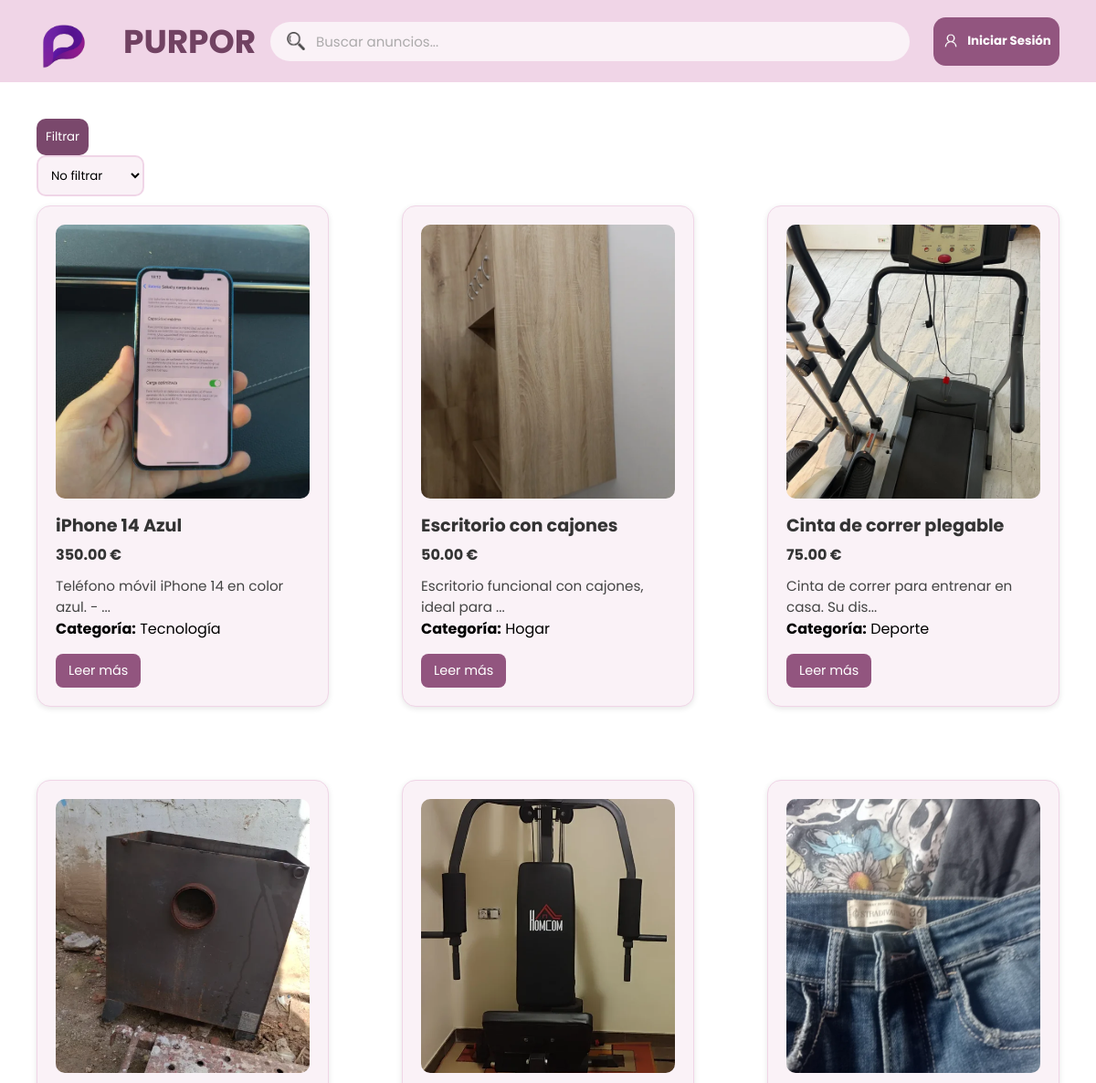
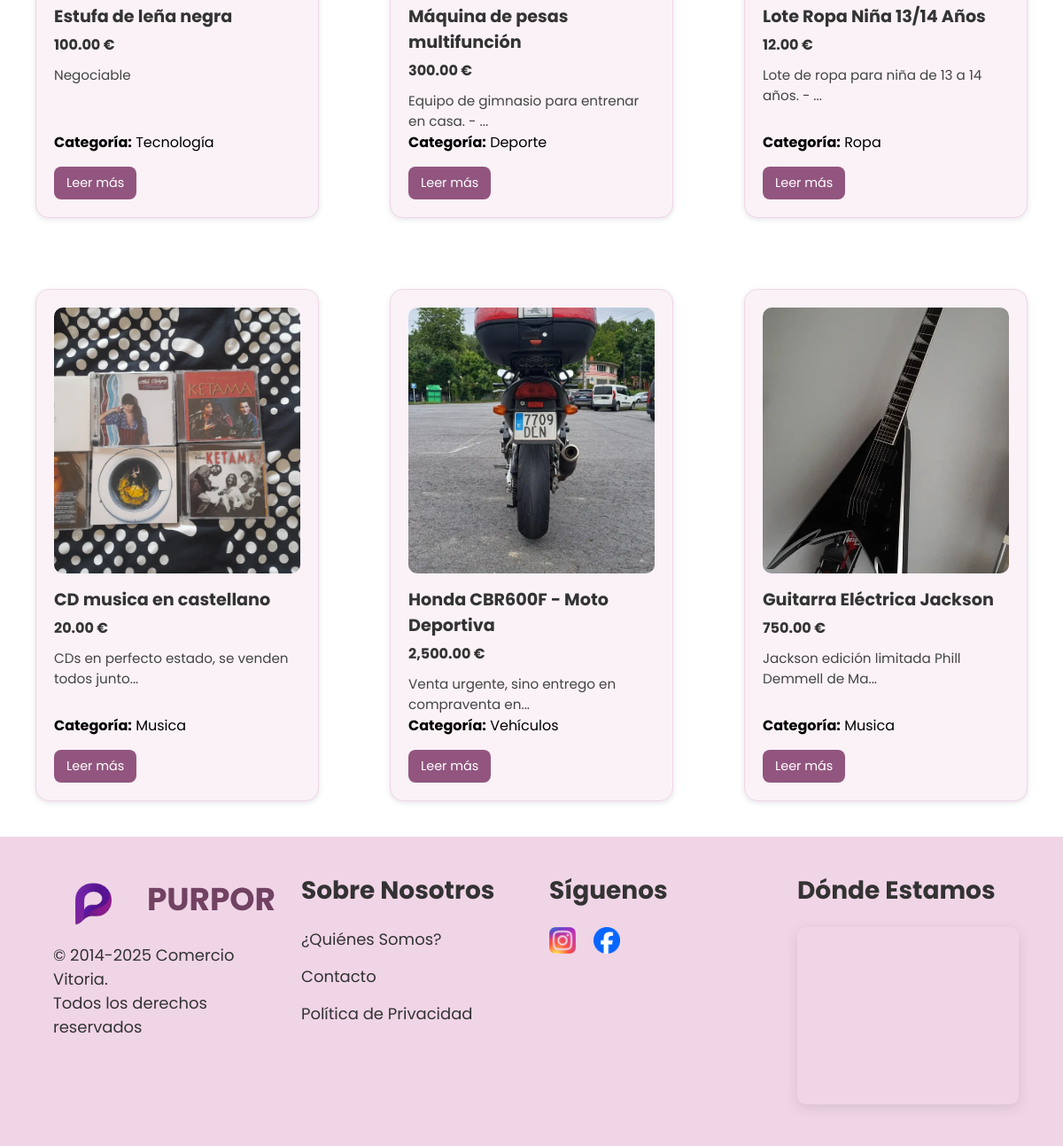
The page /programa/index.php on the database its author committed (2 pictures, top to bottom).
### tables this page shows
CREATE TABLE IF NOT EXISTS `anuncios` (
  `id` int NOT NULL AUTO_INCREMENT,
  `titulo` varchar(255) NOT NULL,
  `descripcion` varchar(500) NOT NULL,
  `direccion` varchar(255) NOT NULL,
  `precio` decimal(10,2) NOT NULL,
  `id_usuario` int NOT NULL,
  `id_categoria` int DEFAULT NULL,
  `estado` tinyint(1) DEFAULT '1',
  PRIMARY KEY (`id`),
  UNIQUE KEY `titulo` (`titulo`),
  KEY `id_usuario` (`id_usuario`),
  KEY `anuncios_ibfk_2` (`id_categoria`),
  CONSTRAINT `anuncios_ibfk_1` FOREIGN KEY (`id_usuario`) REFERENCES `usuarios` (`id`) ON DELETE CASCADE,
  CONSTRAINT `anuncios_ibfk_2` FOREIGN KEY (`id_categoria`) REFERENCES `categorias` (`id`) ON DELETE SET NULL
);

CREATE TABLE IF NOT EXISTS `imagenes` (
  `id` int NOT NULL AUTO_INCREMENT,
  `id_anuncio` int NOT NULL,
  `ruta` varchar(255) NOT NULL,
  PRIMARY KEY (`id`),
  KEY `id_anuncio` (`id_anuncio`),
  CONSTRAINT `imagenes_ibfk_1` FOREIGN KEY (`id_anuncio`) REFERENCES `anuncios` (`id`) ON DELETE CASCADE
);

CREATE TABLE IF NOT EXISTS `categorias` (
  `id` int NOT NULL AUTO_INCREMENT,
  `nombre` varchar(255) NOT NULL,
  PRIMARY KEY (`id`)
);

### programa/controllers/BaseController.php (called while the page is built, shortened)
<?php
class BaseController {
    protected function render($view, $data = []) {
        extract($data);
        require __DIR__ . "/../views/{$view}";
    }
}

### programa/controllers/ComerciosController.php (called while the page is built, shortened)
<?php
require_once __DIR__ . '/BaseController.php';
require_once __DIR__ . '/../models/ComerciosModel.php';
require_once __DIR__ . '/ImagenesController.php';
require_once __DIR__ . '/CategoriasController.php';
require_once __DIR__ . '/../models/ImagenesModel.php';
require_once __DIR__ . '/../models/CategoriasModel.php';
class ComerciosController extends BaseController {
    public function index() {
        $categoria = '';
        if($categoria == ''):
            $anuncios = ComerciosModel::getAll();
        else:
            $anuncios = ComerciosModel::getByCategoria($categoria);
        endif;
        $this->render('index.view.php', [
            'anuncios' => $anuncios
        ]);
    }
}

### programa/Router.php (called while the page is built, shortened)
<?php
class Router {
    public static function dispatch() {
        $controllerName = $_GET['controller'] ?? 'ComerciosController';
        $action = $_GET['accion'] ?? 'index';
        self::loadController($controllerName, $action);
    }
    private static function loadController($controllerName, $action) {
        $controller = new $controllerName();
        $controller->$action();
    }
}

### programa/index.php (called while the page is built)
<?php
require_once 'Router.php';
Router::dispatch();

### programa/models/ComerciosModel.php (called while the page is built, shortened)
<?php
class ComerciosModel {
    public static function getAll() {
        $dbh = Database::getConnection();
        $stmt = $dbh->prepare("SELECT *
                                FROM anuncios
                                WHERE estado = 1");
        $stmt->execute();
        return $stmt->fetchAll(PDO::FETCH_ASSOC);
    }
}

### programa/models/ImagenesModel.php (called while the page is built, shortened)
<?php
class ImagenesModel {
    public static function getByAnuncio($id_anuncio) {
        $dbh = Database::getConnection();
        $stmt = $dbh->prepare("SELECT id,ruta FROM imagenes WHERE id_anuncio = :id_anuncio");
        $stmt->execute(['id_anuncio' => $id_anuncio]);
        return $stmt->fetchAll(PDO::FETCH_ASSOC);
    }
}

### programa/controllers/ImagenesController.php (called while the page is built, shortened)
<?php
require_once __DIR__ . '/BaseController.php';
require_once __DIR__ . '/../models/ComerciosModel.php';
class ImagenesController extends BaseController {
    public static function getByAnuncio($anuncio) {
        $imagenes = ImagenesModel::getByAnuncio($anuncio['id']);
        return $imagenes;
    }
}

### programa/models/CategoriasModel.php (called while the page is built, shortened)
<?php
class CategoriasModel {
    public static function getById($id) {
        $dbh = Database::getConnection();
        $stmt = $dbh->prepare("SELECT nombre
                                FROM categorias
                                WHERE id = :id");
        $stmt->execute([
            'id' => $id
        ]);
        return $stmt->fetch(PDO::FETCH_ASSOC);
    }
}

### programa/controllers/CategoriasController.php (called while the page is built, shortened)
<?php
require_once __DIR__ . '/BaseController.php';
require_once __DIR__ . '/../models/ComerciosModel.php';
require_once __DIR__ . '/../models/CategoriasModel.php';
class CategoriasController extends BaseController {
    public static function nombreCategoria($anuncio) {
        $categoria = CategoriasModel::getById($anuncio['id_categoria']);
        return $categoria['nombre'] ?? null;
    }
}

### programa/views/index.view.php (the view, shortened to what this page needs)
<!DOCTYPE html>
<html lang="es">
<head>
  <link rel="stylesheet" href="css/header.css">
  <link rel="stylesheet" href="css/registrarse.css">
  <link rel="stylesheet" href="css/iniciarSesion.css">
  <link rel="stylesheet" href="css/footerStyle.css">
  <link rel="stylesheet" href="css/tarjetas.css">
  <link rel="stylesheet" href="css/popup.css">
</head>
<body>
  <?php
  require_once 'layout/header.php';
  ?>
  <div class="contenedor-general">
    <div class="filtrar-categoria">
      <form action="index.php" method="post">
        <button id="btn-filtrar">Filtrar</button>
        <select id="id_categoria" name="id_categoria" id="categoria">
          <option value="">No filtrar</option>
          <?php
            require_once 'controllers/CategoriasController.php';
          ?>
        </select>
      </form>
    </div>
    <div class="tarjetas-container">
      <?php
      if(!$anuncios):
      ?>
        <h3>No se han encontrado anuncios</h3>
      <?php
      else:
      foreach ($anuncios as $anuncio):
      ?>
        <?php
        $imagenes = ImagenesController::getByAnuncio($anuncio);
        $primeraImagen = 'image.png';
        if ($imagenes && !empty($imagenes)) {
          $primeraImagen = $imagenes[0]['ruta'] ?? 'image.png';
        }
        $nombreCategoria = CategoriasController::nombreCategoria($anuncio) ?? 'Sin categoria';
        ?>
        <div class="tarjeta">
          <img src="<?= $primeraImagen ?>" alt="<?= htmlspecialchars($anuncio['titulo']) ?>">
          <h3><?= htmlspecialchars($anuncio['titulo']) ?></h3>
          <p class="precio"><?= number_format($anuncio['precio'], 2) ?> €</p>
          <p class="descripcion">
            <?= substr($anuncio['descripcion'], 0, 45) ?><?= strlen($anuncio['descripcion']) > 45 ? '...' : '' ?>
          </p>
          <p class="categoria"><b>Categoría:</b> <?= $nombreCategoria ?></p>
          <div class="botones">
            <button class="leer-mas" data-id="<?= $anuncio['id'] ?>">Leer más</button>
          </div>
        </div>
      <?php
      endforeach;
      endif;
      ?>
    </div>
  </div>
  <?php require_once 'layout/footer.php'; ?>
</body>
</html>

### programa/css/header.css (style rules this page uses)
body { margin: 0; padding: 0; font-family: 'Poppins',sans-serif; }

### programa/css/registrarse.css (style rules this page uses)
body { margin: 0; padding: 0; }

### programa/css/iniciarSesion.css (style rules this page uses)
body { margin: 0; padding: 0; font-family: 'Poppins', sans-serif; }

### programa/css/footerStyle.css (style rules this page uses)
* { margin: 0; padding: 0; box-sizing: border-box; font-family: 'Poppins', sans-serif; }

### programa/css/tarjetas.css (style rules this page uses)
* { margin: 0; padding: 0; box-sizing: border-box; }
body { font-family: 'Poppins', sans-serif; }
.contenedor-general { background-color: white; padding: 40px; display: flex; flex-direction: column; align-items: center; }
.filtrar-categoria { display: flex; margin-bottom:10px ; margin-right: 1000px; align-items: left; }
#id_categoria { border-radius: 10px; border-style: none; background-color: #FAF2F7; padding: 10px; border: solid, 2px, #F0D5E7; }
#btn-filtrar { background-color: #7a486c ; color: white; padding: 10px; border-style: none; border-radius: 10px; justify-content: left; }
.tarjetas-container { display: grid; grid-template-columns: repeat(auto-fill, minmax(300px, 1fr)); gap: 80px; width: 100%; max-width: 1200px; }
.tarjeta { background-color: #FAF2F7; border: 1px solid #F0D5E7; border-radius: 15px; padding: 20px; box-shadow: 0 2px 6px rgba(0,0,0,0.1); display: flex; flex-direction: column; justify-content: space-evenly; transition: transform 0.2s ease; }
.tarjeta img:first-of-type { width: 100%; height: 300px; border-radius: 10px; object-fit: cover; }
.tarjeta h3 { margin: 15px 0 5px; font-size: 1.2rem; color: #333; }
.precio { font-weight: bold; color: #333; margin-bottom: 10px; }
.descripcion { font-size: 0.95rem; color: #444; flex-grow: 1; }
.botones { display: flex; justify-content: space-between; align-items: center; margin-top: 15px; }
.leer-mas { background-color: #92557F; color: white; border: none; border-radius: 8px; padding: 8px 14px; cursor: pointer; font-size: 0.9rem; transition: background-color 0.2s ease; }

### programa/css/popup.css (style rules this page uses)
* { margin: 0; padding: 0; box-sizing: border-box; }
body { font-family: 'Poppins', sans-serif; }

### rows shown on the page
anuncios: imagenes.ruta (picture), titulo "iPhone 14 Azul", precio "350.00", descripcion "Teléfono móvil iPhone 14 en color azul. -", id_categoria.nombre "Tecnología"
anuncios: imagenes.ruta (picture), titulo "Escritorio con cajones", precio "50.00", descripcion "Escritorio funcional con cajones, ideal para", id_categoria.nombre "Hogar"
anuncios: imagenes.ruta (picture), titulo "Cinta de correr plegable", precio "75.00", descripcion "Cinta de correr para entrenar en casa. Su dis", id_categoria.nombre "Deporte"
anuncios: imagenes.ruta (picture), titulo "Estufa de leña negra", precio "100.00", descripcion "Negociable", id_categoria.nombre "Tecnología"
anuncios: imagenes.ruta (picture), titulo "Máquina de pesas multifunción", precio "300.00", descripcion "Equipo de gimnasio para entrenar en casa. -", id_categoria.nombre "Deporte"
anuncios: imagenes.ruta (picture), titulo "Lote Ropa Niña 13/14 Años", precio "12.00", descripcion "Lote de ropa para niña de 13 a 14 años. -", id_categoria.nombre "Ropa"
anuncios: imagenes.ruta (picture), titulo "CD musica en castellano", precio "20.00", descripcion "CDs en perfecto estado, se venden todos junto", id_categoria.nombre "Musica"
anuncios: imagenes.ruta (picture), titulo "Honda CBR600F - Moto Deportiva", precio "2,500.00", descripcion "Venta urgente, sino entrego en compraventa en", id_categoria.nombre "Vehículos"
anuncios: imagenes.ruta (picture), titulo "Guitarra Eléctrica Jackson", precio "750.00", descripcion "Jackson edición limitada Phill Demmell de Ma", id_categoria.nombre "Musica"
